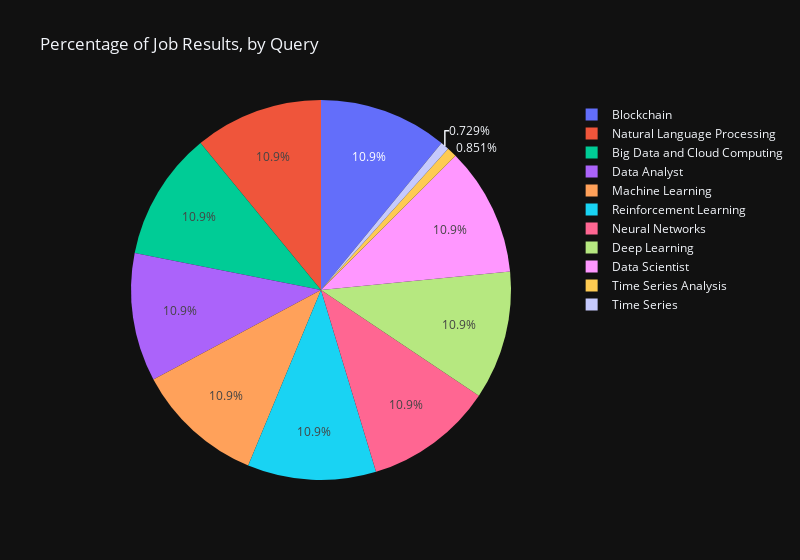

The code cell stored with this chart in its notebook:
### Code cell
# Count the number of jobs for each query
query_counts = df['query'].value_counts()

# Create the pie chart trace
pie_trace = go.Pie(
    labels=query_counts.index.tolist(),
    values=query_counts.tolist(),
    hovertemplate='Query: %{label}<br>Count: %{value}',
    name = ""
)

# Create the layout for the pie chart
layout = go.Layout(
    title='Percentage of Job Results, by Query',
    width = 800,
    template="plotly_dark"
)

# Create the figure object
fig = go.Figure(data=[pie_trace], layout=layout)

# Facet the pie chart by the 'query' column
#fig.for_each_trace(lambda trace: trace.update(title=''))

# Display the figure
fig.show()

### Figure 1 — Plotly figure (JSON) as saved in the notebook; plotly's stock layout.template omitted (floating-point values rounded to 4 significant figures)
{"data": [{"hovertemplate": "Query: %{label}<br>Count: %{value}", "labels": ["Blockchain", "Natural Language Processing", "Big Data and Cloud Computing", "Data Analyst", "Machine Learning", "Reinforcement Learning", "Neural Networks", "Deep Learning", "Data Scientist", "Time Series Analysis", "Time Series"], "name": "", "type": "pie", "values": [90, 90, 90, 90, 90, 90, 90, 90, 90, 7, 6]}], "layout": {"title": {"text": "Percentage of Job Results, by Query"}, "width": 800}}
